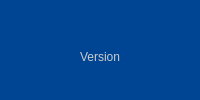
    <widget class="QFrame" name="frame_2">
     <property name="styleSheet">
      <string notr="true">background-color: #004594</string>
     </property>
     <property name="frameShape">
      <enum>QFrame::NoFrame</enum>
     </property>
     <property name="frameShadow">
      <enum>QFrame::Plain</enum>
     </property>
     <property name="lineWidth">
      <number>0</number>
     </property>
     <layout class="QHBoxLayout" name="horizontalLayout">
      <property name="spacing">
       <number>6</number>
      </property>
      <property name="leftMargin">
       <number>9</number>
      </property>
      <property name="topMargin">
       <number>9</number>
      </property>
      <property name="rightMargin">
       <number>9</number>
      </property>
      <property name="bottomMargin">
       <number>9</number>
      </property>
      <item>
       <spacer name="horizontalSpacer_3">
        <property name="orientation">
         <enum>Qt::Horizontal</enum>
        </property>
        <property name="sizeHint" stdset="0">
         <size>
          <width>40</width>
          <height>20</height>
         </size>
        </property>
       </spacer>
      </item>
      <item>
       <widget class="QFrame" name="frame_4">
        <property name="frameShape">
         <enum>QFrame::NoFrame</enum>
        </property>
        <property name="frameShadow">
         <enum>QFrame::Plain</enum>
        </property>
        <property name="lineWidth">
         <number>0</number>
        </property>
        <layout class="QVBoxLayout" name="verticalLayout_6">
         <property name="spacing">
          <number>0</number>
         </property>
         <property name="leftMargin">
          <number>18</number>
         </property>
         <property name="topMargin">
          <number>18</number>
         </property>
         <property name="rightMargin">
          <number>18</number>
         </property>
         <property name="bottomMargin">
          <number>18</number>
         </property>
         <item>
          <widget class="QPushButton" name="pushButton">
           <property name="styleSheet">
            <string notr="true">border: none</string>
           </property>
           <property name="text">
            <string/>
           </property>
           <property name="icon">
            <iconset resource="../resources.qrc">
             <normaloff>:/images/3drepo-logo.svg</normaloff>:/images/3drepo-logo.svg</iconset>
           </property>
           <property name="iconSize">
            <size>
             <width>250</width>
             <height>80</height>
            </size>
           </property>
           <property name="flat">
            <bool>true</bool>
           </property>
          </widget>
         </item>
         <item>
          <widget class="QLabel" name="versionLabel">
           <property name="styleSheet">
            <string notr="true">color:#cccccc</string>
           </property>
           <property name="text">
            <string>Version</string>
           </property>
           <property name="alignment">
            <set>Qt::AlignCenter</set>
           </property>
          </widget>
         </item>
        </layout>
       </widget>
      </item>
      <item>
       <spacer name="horizontalSpacer">
        <property name="orientation">
         <enum>Qt::Horizontal</enum>
        </property>
        <property name="sizeHint" stdset="0">
         <size>
          <width>40</width>
          <height>20</height>
         </size>
        </property>
       </spacer>
      </item>
     </layout>
    </widget>
